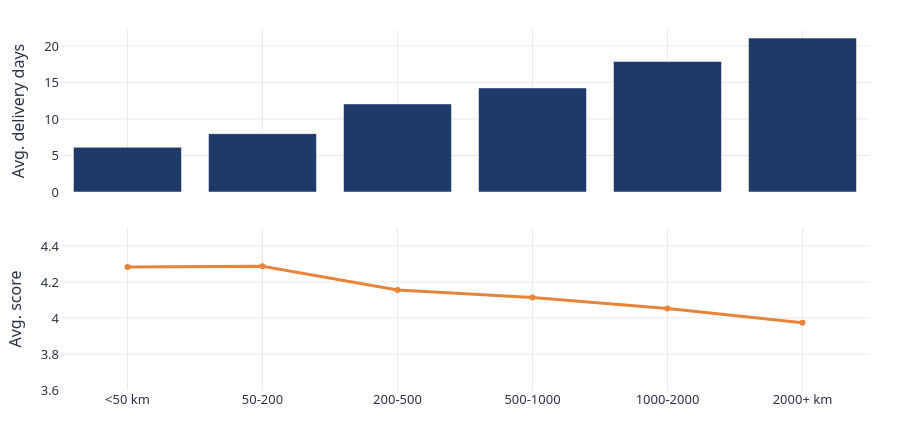

The notebook cell saved with this chart:
### Markdown cell above
Brazil is large, so before blaming carriers outright it is worth asking how much of the
transit time is simply distance.

### Code cell
V.fig_distance(A.basket_effects(base))

### Figure 1 — Plotly figure (JSON) as saved in the notebook; plotly's stock layout.template omitted (floating-point values rounded to 4 significant figures)
{"data": [{"marker": {"color": "#1f3a68"}, "name": "Delivery days", "showlegend": false, "type": "bar", "x": ["<50 km", "50-200", "200-500", "500-1000", "1000-2000", "2000+ km"], "xaxis": "x", "y": [6.117, 7.986, 12.06, 14.25, 17.88, 21.08], "yaxis": "y"}, {"line": {"color": "#e8833a", "width": 3}, "mode": "lines+markers", "name": "Average score", "showlegend": false, "type": "scatter", "x": ["<50 km", "50-200", "200-500", "500-1000", "1000-2000", "2000+ km"], "xaxis": "x2", "y": [4.283, 4.287, 4.156, 4.114, 4.053, 3.974], "yaxis": "y2"}], "layout": {"font": {"color": "#2b3245", "family": "IBM Plex Sans, Segoe UI, Helvetica, Arial, sans-serif", "size": 13}, "height": 440, "hoverlabel": {"font": {"family": "IBM Plex Sans, Segoe UI, Helvetica, Arial, sans-serif"}}, "legend": {"orientation": "h", "title": {"text": ""}, "x": 0, "y": 1.02, "yanchor": "bottom"}, "margin": {"b": 50, "l": 60, "r": 30, "t": 30}, "paper_bgcolor": "#ffffff", "plot_bgcolor": "#ffffff", "xaxis": {"anchor": "y", "domain": [0.0, 1.0], "gridcolor": "#e6e9ef", "matches": "x2", "showticklabels": false, "zeroline": false}, "xaxis2": {"anchor": "y2", "domain": [0.0, 1.0], "gridcolor": "#e6e9ef", "zeroline": false}, "yaxis": {"anchor": "x", "domain": [0.55, 1.0], "gridcolor": "#e6e9ef", "title": {"text": "Avg. delivery days"}, "zeroline": false}, "yaxis2": {"anchor": "x2", "domain": [0.0, 0.45], "gridcolor": "#e6e9ef", "range": [3.6, 4.5], "title": {"text": "Avg. score"}, "zeroline": false}}}
